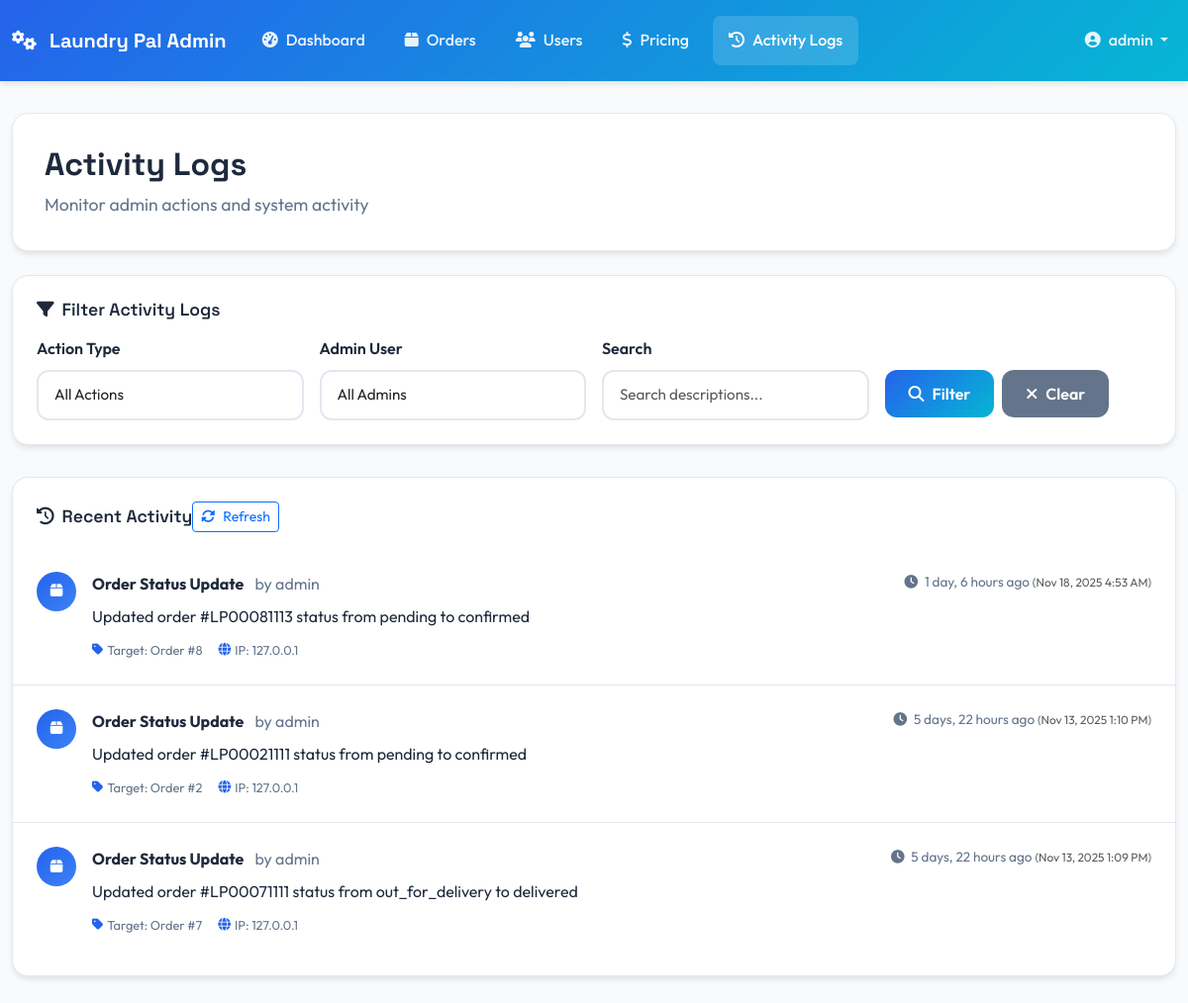
Page /admin-panel/logs/ (signed in) on the committed database.
### admin_panel/models.py (models this page shows, shortened)
class AdminLog(models.Model):
    class ActionType(models.TextChoices):
        ORDER_UPDATE = 'order_update', 'Order Status Update'
        PRICE_CHANGE = 'price_change', 'Price Change'
        USER_ACTION = 'user_action', 'User Management'
        SETTINGS_CHANGE = 'settings_change', 'Settings Change'
        LOGIN = 'login', 'Admin Login'
        LOGOUT = 'logout', 'Admin Logout'
    admin_user = models.ForeignKey(User, on_delete=models.CASCADE)
    action_type = models.CharField(max_length=20, choices=ActionType.choices)
    description = models.TextField()
    target_model = models.CharField(max_length=100, blank=True)  # Model name that was affected
    target_id = models.PositiveIntegerField(null=True, blank=True)  # ID of affected object
    ip_address = models.GenericIPAddressField(null=True, blank=True)
    timestamp = models.DateTimeField(auto_now_add=True)
    class Meta:
        ordering = ['-timestamp']

### admin_panel/views.py (the view)
# urls.py: path('logs/', views.admin_logs_view, name='logs'),
@login_required
@user_passes_test(is_admin_user)
def admin_logs_view(request):
    action_filter = request.GET.get('action', '')
    admin_filter = request.GET.get('admin', '')
    logs = AdminLog.objects.select_related('admin_user')
    if action_filter:
        logs = logs.filter(action_type=action_filter)
    if admin_filter:
        logs = logs.filter(admin_user__username__icontains=admin_filter)
    paginator = Paginator(logs.order_by('-timestamp'), 50)
    page_number = request.GET.get('page')
    page_obj = paginator.get_page(page_number)
    action_choices = AdminLog.ActionType.choices
    admin_users = User.objects.filter(is_staff=True).values_list('username', flat=True)
    context = {
        'page_obj': page_obj,
        'action_choices': action_choices,
        'admin_users': admin_users,
        'current_filters': {
            'action': action_filter,
            'admin': admin_filter,
        }
    }
    return render(request, 'admin_panel/admin_logs.html', context)

### admin_panel/views.py (called while the page is built)
def is_admin_user(user):
    return user.is_authenticated and (user.is_staff or user.is_superuser)

### admin_panel/templates/admin_panel/admin_logs.html (shortened to what this page needs)
{% extends 'admin_panel/base_admin.html' %}
{% block page_title %}Activity Logs{% endblock %}
{% block page_subtitle %}Monitor admin actions and system activity{% endblock %}
{% block content %}
<div class="admin-filters">
    <h6 class="filter-title">
        <i class="fas fa-filter me-2"></i>Filter Activity Logs
    </h6>
    <form method="get" class="row g-3">
        <div class="col-md-3">
            <label class="admin-form-label">Action Type</label>
            <select name="action" class="form-select admin-form-control">
                <option value="">All Actions</option>
            </select>
        </div>
        <div class="col-md-3">
            <label class="admin-form-label">Admin User</label>
            <select name="admin" class="form-select admin-form-control">
                <option value="">All Admins</option>
            </select>
        </div>
        <div class="col-md-3">
            <label class="admin-form-label">Search</label>
            <input type="text" name="search" class="form-control admin-form-control"
                   placeholder="Search descriptions..." value="{{ current_filters.search }}">
        </div>
        <div class="col-md-3">
            <label class="admin-form-label">&nbsp;</label>
            <div class="d-flex gap-2">
                <button type="submit" class="btn btn-admin-primary">
                    <i class="fas fa-search me-2"></i>Filter
                </button>
                <a href="{% url 'admin_panel:logs' %}" class="btn btn-admin-secondary">
                    <i class="fas fa-times me-2"></i>Clear
                </a>
            </div>
        </div>
    </form>
</div>
<div class="admin-card">
    <div class="admin-card-header">
        <h5 class="admin-card-title">
            <i class="fas fa-history me-2"></i>Recent Activity
        </h5>
        <div class="card-actions">
            <button class="btn btn-sm btn-outline-primary" onclick="location.reload()">
                <i class="fas fa-sync-alt me-2"></i>Refresh
            </button>
        </div>
    </div>
    <div class="admin-card-body p-0">
        {% if page_obj %}
            <div class="activity-timeline">
                {% for log in page_obj %}
                    <div class="activity-item">
                        <div class="activity-icon action-{{ log.action_type }}">
                            <i class="fas fa-{% if log.action_type == 'login' %}sign-in-alt{% elif log.action_type == 'logout' %}sign-out-alt{% elif log.action_type == 'order_update' %}box{% elif log.action_type == 'price_change' %}dollar-sign{% elif log.action_type == 'user_action' %}user{% else %}cog{% endif %}"></i>
                        </div>
                        <div class="activity-content">
                            <div class="activity-header">
                                <div class="activity-title">
                                    <strong>{{ log.get_action_type_display }}</strong>
                                    <span class="activity-user">by {{ log.admin_user.first_name|default:log.admin_user.username }}</span>
                                </div>
                                <div class="activity-time">
                                    <i class="fas fa-clock me-1"></i>
                                    {{ log.timestamp|timesince }} ago
                                    <small class="text-muted">({{ log.timestamp|date:"M d, Y g:i A" }})</small>
                                </div>
                            </div>
                            <div class="activity-description">
                                {{ log.description }}
                            </div>
                            <div class="activity-meta">
                                {% if log.target_model and log.target_id %}
                                    <span class="meta-item">
                                        <i class="fas fa-tag me-1"></i>
                                        Target: {{ log.target_model }} #{{ log.target_id }}
                                    </span>
                                {% endif %}
                                {% if log.ip_address %}
                                    <span class="meta-item">
                                        <i class="fas fa-globe me-1"></i>
                                        IP: {{ log.ip_address }}
                                    </span>
                                {% endif %}
                            </div>
                        </div>
                    </div>
                {% endfor %}
            </div>
        {% else %}
            <div class="admin-empty-state">
                <i class="fas fa-history"></i>
                <h5>No Activity Logs Found</h5>
                <p>No activity logs match your current filters.</p>
            </div>
        {% endif %}
    </div>
</div>
{% endblock %}

### admin_panel/templates/admin_panel/base_admin.html (shortened to what this page needs)
<!doctype html>
<html lang="en">
<head>
    <link href="https://cdn.jsdelivr.net/npm/bootstrap@5.3.3/dist/css/bootstrap.min.css" rel="stylesheet">
    <link href="https://cdnjs.cloudflare.com/ajax/libs/font-awesome/6.4.0/css/all.min.css" rel="stylesheet">
    {% load static %}
    <link href="{% static 'css/admin-panel.css' %}" rel="stylesheet">
</head>
<body class="admin-body">
    <nav class="navbar navbar-expand-lg admin-navbar">
        <div class="container-fluid">
            <a class="navbar-brand admin-brand" href="{% url 'admin_panel:dashboard' %}">
                <i class="fas fa-cogs me-2"></i>
                <span class="fw-bold">Laundry Pal Admin</span>
            </a>
            <div class="collapse navbar-collapse" id="adminNav">
                <ul class="navbar-nav me-auto">
                    <li class="nav-item">
                        <a class="nav-link admin-nav-link {% if request.resolver_match.url_name == 'dashboard' %}active{% endif %}"
                           href="{% url 'admin_panel:dashboard' %}">
                            <i class="fas fa-tachometer-alt me-2"></i>Dashboard
                        </a>
                    </li>
                    <li class="nav-item">
                        <a class="nav-link admin-nav-link {% if request.resolver_match.url_name == 'orders' %}active{% endif %}"
                           href="{% url 'admin_panel:orders' %}">
                            <i class="fas fa-box me-2"></i>Orders
                        </a>
                    </li>
                    <li class="nav-item">
                        <a class="nav-link admin-nav-link {% if request.resolver_match.url_name == 'users' %}active{% endif %}"
                           href="{% url 'admin_panel:users' %}">
                            <i class="fas fa-users me-2"></i>Users
                        </a>
                    </li>
                    <li class="nav-item">
                        <a class="nav-link admin-nav-link {% if request.resolver_match.url_name == 'pricing' %}active{% endif %}"
                           href="{% url 'admin_panel:pricing' %}">
                            <i class="fas fa-dollar-sign me-2"></i>Pricing
                        </a>
                    </li>
                    <li class="nav-item">
                        <a class="nav-link admin-nav-link {% if request.resolver_match.url_name == 'logs' %}active{% endif %}"
                           href="{% url 'admin_panel:logs' %}">
                            <i class="fas fa-history me-2"></i>Activity Logs
                        </a>
                    </li>
                </ul>
                <div class="navbar-nav">
                    <div class="nav-item dropdown">
                        <a class="nav-link dropdown-toggle admin-user-menu" href="#" role="button" data-bs-toggle="dropdown">
                            <i class="fas fa-user-circle me-2"></i>{{ user.first_name|default:user.username }}
                        </a>
                    </div>
                </div>
            </div>
        </div>
    </nav>
    <main class="admin-main">
        <div class="container-fluid">
            {% block page_header %}
            <div class="row mb-4">
                <div class="col-12">
                    <div class="admin-page-header">
                        <h1 class="admin-page-title">{% block page_title %}Admin Panel{% endblock %}</h1>
                        <p class="admin-page-subtitle">{% block page_subtitle %}Manage your laundry service{% endblock %}</p>
                    </div>
                </div>
            </div>
            {% endblock %}
            {% block content %}{% endblock %}
        </div>
    </main>
</body>
</html>

### static/css/admin-panel.css (style rules this page uses)
:root { --admin-primary: #2563eb; --admin-secondary: #64748b; --admin-success: #10b981; --admin-warning: #f59e0b; --admin-danger: #ef4444; --admin-info: #06b6d4; --admin-dark: #1e293b; --admin-light: #f8fafc; --admin-white: #ffffff; --admin-border: #e2e8f0; --admin-shadow: 0 4px 6px -1px rgba(0, 0, 0, 0.1); --admin-shadow-lg: 0 10px 15px -3px rgba(0, 0, 0, 0.1); }
.admin-body { font-family: 'Outfit', sans-serif; background-color: var(--admin-light); color: var(--admin-dark); line-height: 1.6; }
.admin-navbar { background: linear-gradient(135deg, var(--admin-primary), var(--admin-info)); box-shadow: var(--admin-shadow); border: none; padding: 1rem 0; }
.admin-brand { color: white !important; font-family: 'Space Grotesk', sans-serif; font-weight: 700; font-size: 1.25rem; text-decoration: none; }
.admin-nav-link { color: rgba(255, 255, 255, 0.9) !important; font-weight: 500; padding: 0.75rem 1rem !important; border-radius: 0.5rem; margin: 0 0.25rem; transition: all 0.3s ease; }
.admin-nav-link:hover, .admin-nav-link.active { background: rgba(255, 255, 255, 0.15); color: white !important; backdrop-filter: blur(10px); }
.admin-user-menu { color: rgba(255, 255, 255, 0.9) !important; font-weight: 500; }
.admin-main { padding: 2rem 0; min-height: calc(100vh - 80px); }
.admin-page-header { background: var(--admin-white); border-radius: 1rem; padding: 2rem; box-shadow: var(--admin-shadow); border: 1px solid var(--admin-border); }
.admin-page-title { font-family: 'Space Grotesk', sans-serif; font-weight: 700; color: var(--admin-dark); font-size: 2rem; margin-bottom: 0.5rem; }
.admin-page-subtitle { color: var(--admin-secondary); font-size: 1.1rem; margin: 0; }
.admin-card { background: var(--admin-white); border-radius: 1rem; box-shadow: var(--admin-shadow); border: 1px solid var(--admin-border); transition: all 0.3s ease; }
.admin-card-header { padding: 1.5rem 1.5rem 0; border-bottom: none; display: flex; justify-content: between; align-items: center; }
.admin-card-title { font-family: 'Space Grotesk', sans-serif; font-weight: 600; color: var(--admin-dark); margin: 0; font-size: 1.1rem; }
.admin-card-body { padding: 1.5rem; }
.admin-form-control { border: 2px solid var(--admin-border); border-radius: 0.75rem; padding: 0.75rem 1rem; font-size: 0.95rem; transition: all 0.3s ease; background: var(--admin-white); }
.admin-form-label { font-weight: 600; color: var(--admin-dark); margin-bottom: 0.5rem; }
.btn-admin-primary { background: linear-gradient(135deg, var(--admin-primary), var(--admin-info)); border: none; border-radius: 0.75rem; padding: 0.75rem 1.5rem; font-weight: 600; color: white; transition: all 0.3s ease; }
.btn-admin-secondary { background: var(--admin-secondary); border: none; border-radius: 0.75rem; padding: 0.75rem 1.5rem; font-weight: 600; color: white; transition: all 0.3s ease; }
.admin-filters { background: var(--admin-white); border-radius: 1rem; padding: 1.5rem; box-shadow: var(--admin-shadow); border: 1px solid var(--admin-border); margin-bottom: 2rem; }
.filter-title { font-family: 'Space Grotesk', sans-serif; font-weight: 600; color: var(--admin-dark); margin-bottom: 1rem; font-size: 1.1rem; }

### admin_panel/templates/admin_panel/admin_logs.html (style rules this page uses)
.activity-timeline { padding: 1rem 0; }
.activity-item { display: flex; padding: 1.5rem; border-bottom: 1px solid var(--admin-border); transition: background-color 0.3s ease; }
.activity-item:last-child { border-bottom: none; }
.activity-icon { width: 40px; height: 40px; border-radius: 50%; display: flex; align-items: center; justify-content: center; margin-right: 1rem; flex-shrink: 0; color: white; font-size: 0.9rem; }
.activity-icon.action-order_update { background: linear-gradient(135deg, #2563eb, #3b82f6); }
.activity-content { flex: 1; }
.activity-header { display: flex; justify-content: space-between; align-items: flex-start; margin-bottom: 0.5rem; }
.activity-title { font-size: 1rem; }
.activity-user { color: var(--admin-secondary); font-weight: normal; margin-left: 0.5rem; }
.activity-time { color: var(--admin-secondary); font-size: 0.85rem; text-align: right; }
.activity-description { color: var(--admin-dark); margin-bottom: 0.75rem; line-height: 1.5; }
.activity-meta { display: flex; gap: 1rem; flex-wrap: wrap; }
.meta-item { color: var(--admin-secondary); font-size: 0.8rem; display: flex; align-items: center; }
.meta-item i { color: var(--admin-primary); }

### rows in the picture
AdminLog: action_type "Order Status Update", admin_user.first_name "admin", timestamp "1 day, 6 hours", timestamp "Nov 18, 2025 4:53 AM", description "Updated order #LP00081113 status from pending to confirmed", target_model "Order", target_id "8", ip_address "127.0.0.1"
AdminLog: action_type "Order Status Update", admin_user.first_name "admin", timestamp "5 days, 22 hours", timestamp "Nov 13, 2025 1:10 PM", description "Updated order #LP00021111 status from pending to confirmed", target_model "Order", target_id "2", ip_address "127.0.0.1"
AdminLog: action_type "Order Status Update", admin_user.first_name "admin", timestamp "5 days, 22 hours", timestamp "Nov 13, 2025 1:09 PM", description "Updated order #LP00071111 status from out_for_delivery to delivered", target_model "Order", target_id "7", ip_address "127.0.0.1"

### other values in the picture
{{ user.first_name|default:user.username }} "admin"
